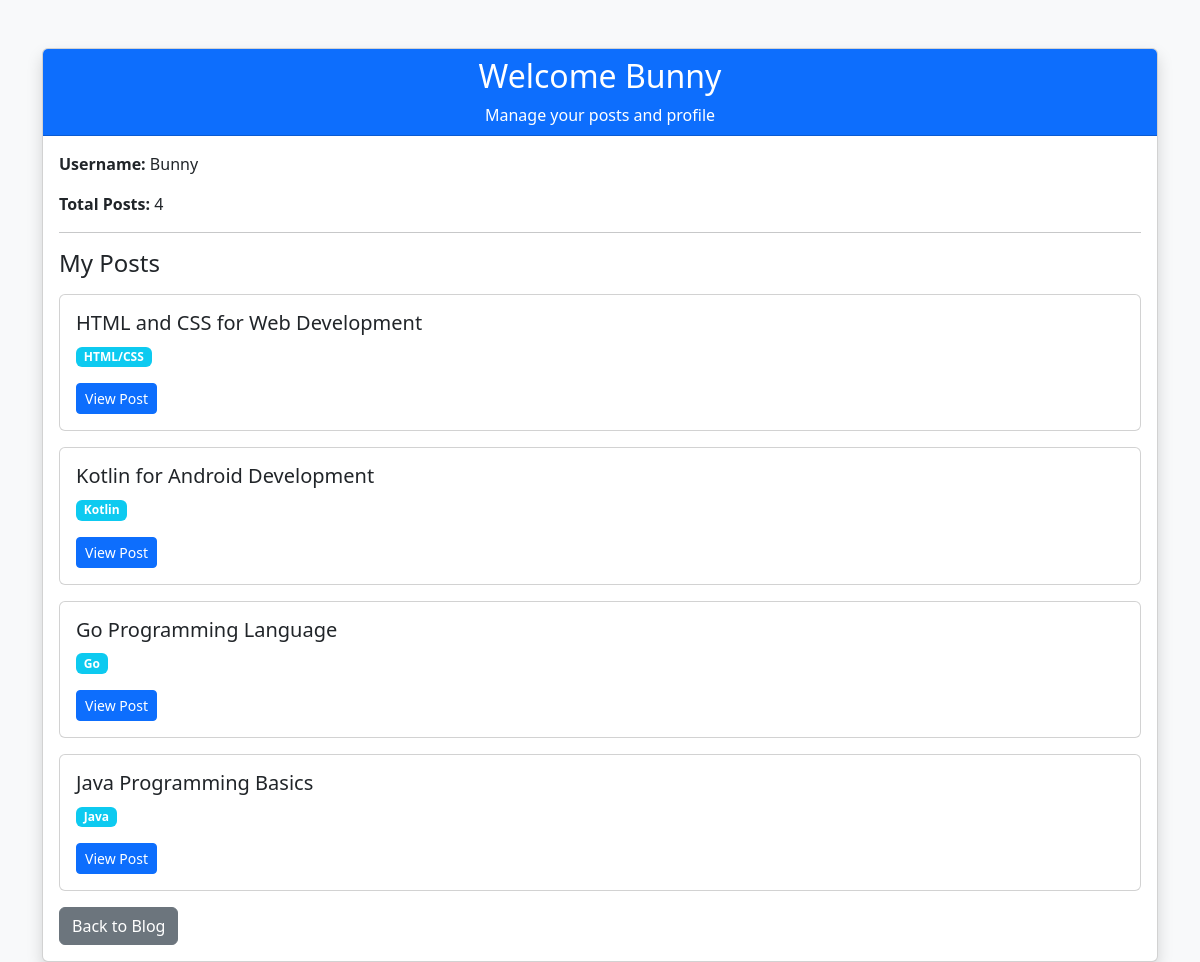
The page /blog/profile/ (signed in) on the database its author committed.
### blog/models.py (models this page shows, shortened)
class Post(models.Model):
    CATEGORY_CHOICES = [
        ('Python', 'Python'),
        ('Django', 'Django'),
        ('AI', 'AI'),
        ('Java', 'Java'),
        ('JavaScript', 'JavaScript'),
        ('C++', 'C++'),
        ('C#', 'C#'),
        ('PHP', 'PHP'),
        ('Ruby', 'Ruby'),
        ('Go', 'Go'),
        ('Swift', 'Swift'),
        ('Kotlin', 'Kotlin'),
        ('Rust', 'Rust'),
        ('TypeScript', 'TypeScript'),
        ('SQL', 'SQL'),
        ('HTML/CSS', 'HTML/CSS'),
        ('Other', 'Other'),
    ]
    title = models.CharField(max_length=100)
    category = models.CharField(
        max_length=20,
        choices=CATEGORY_CHOICES,
        default='Python'
    )
    content = models.TextField()
    image = models.ImageField(
        upload_to='posts/',
        blank=True,
        null=True
    )
    author = models.ForeignKey(
        User,
        on_delete=models.CASCADE
    )
    created_at = models.DateTimeField(
        auto_now_add=True
    )

### blog/views.py (the view)
# urls.py: path('profile/', views.profile, name='profile'),
@login_required
def profile(request):
    posts = Post.objects.filter(
        author=request.user
    )
    context = {
        'posts': posts
    }
    return render(
        request,
        'blog/profile.html',
        context
    )

### templates/blog/profile.html (shortened to what this page needs)
{% load static %}
<!DOCTYPE html>
<html lang="en">
<head>
<link href="https://cdn.jsdelivr.net/npm/bootstrap@5.3.3/dist/css/bootstrap.min.css" rel="stylesheet">
</head>
<body class="bg-light">
<div class="container mt-5">
<div class="card shadow">
   <div class="card-header bg-primary text-white text-center">
    <h2>
        Welcome {{ user.username }}
    </h2>
    <p class="mb-0">
        Manage your posts and profile
    </p>
</div>
    <div class="card-body">
        <div class="mb-3">
            <strong>Username:</strong>
            {{ user.username }}
        </div>
        <div class="mb-3">
            <strong>Total Posts:</strong>
            {{ posts.count }}
        </div>
        <hr>
        <h4 class="mb-3">My Posts</h4>
        {% for post in posts %}
            <div class="card mb-3">
                <div class="card-body">
                    <h5 class="card-title">
                        {{ post.title }}
                    </h5>
                    <p class="badge bg-info">
                        {{ post.category }}
                    </p>
                    <br>
                    <a href="{% url 'blog:post_detail' post.pk %}"
                       class="btn btn-primary btn-sm">
                        View Post
                    </a>
                </div>
            </div>
        {% empty %}
            <div class="alert alert-warning">
                No posts yet.
            </div>
        {% endfor %}
        <a href="{% url 'blog:blogpage' %}"
           class="btn btn-secondary">
            Back to Blog
        </a>
    </div>
</div>
</div>
</body>
</html>

### rows shown on the page
Post: title "HTML and CSS for Web Development", category "HTML/CSS"
Post: title "Kotlin for Android Development", category "Kotlin"
Post: title "Go Programming Language", category "Go"
Post: title "Java Programming Basics", category "Java"

### other values the page prints
{{ user.username }} "Bunny"
{{ posts.count }} "4"
